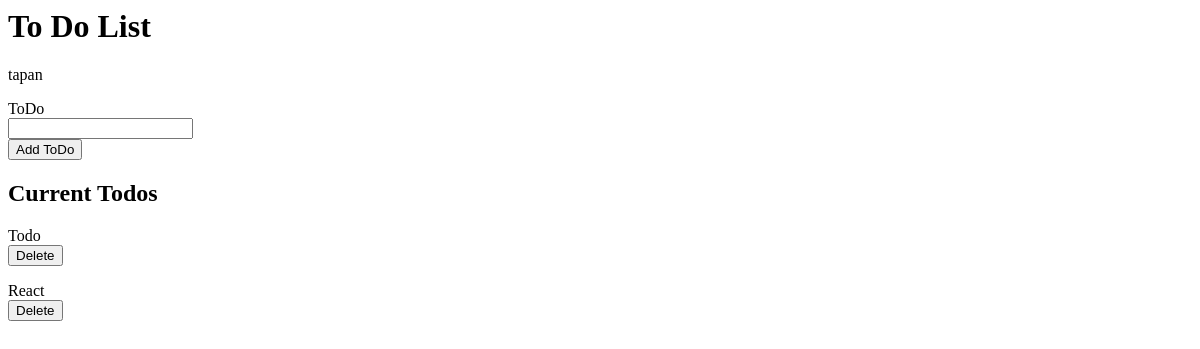
Before: /task/tapan/ (signed in) with the older database file.
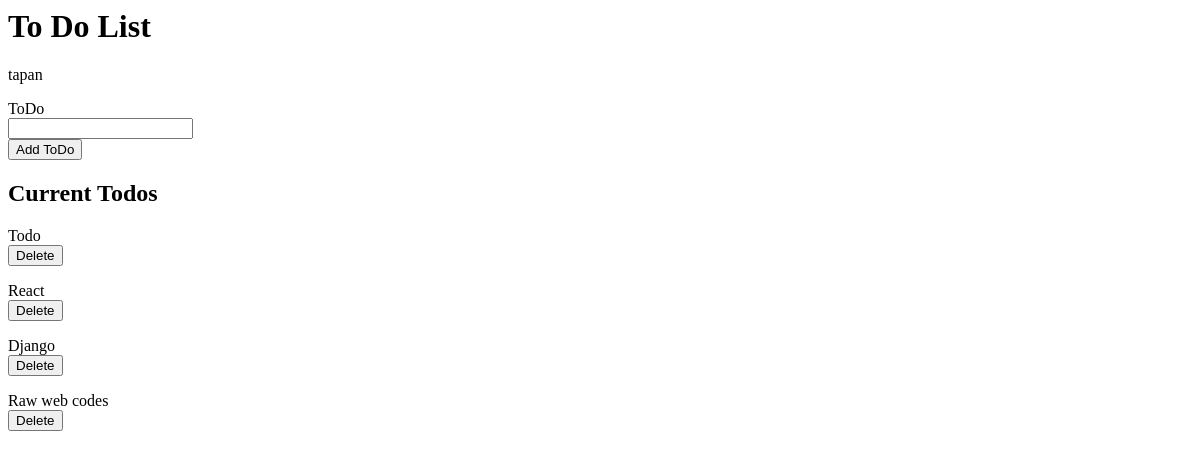
After: the same page with the newer database file.
### task/models.py (models this page shows, shortened)
class Task(models.Model):
	task_name=models.CharField(max_length=200)
	start_time=models.DateTimeField(null=True,blank=True)
	completed=models.BooleanField(blank=True,null=True)
	completed_time=models.DateTimeField(null=True,blank=True)

### task/views.py (the view)
# urls.py: path('<username>/',views.index,name='index'),
def index(request,username):
	task_obj=Task.objects.all()
	form=TaskForms()
	patterns={
		'task_index':task_obj,
		'forms':form,
	}
	return render(request,'task/index.html',patterns)

### task/forms.py
class TaskForms(forms.ModelForm):
	class Meta:
		model=Task
		fields=('task_name',)

### task/templates/task/index.html (shortened to what this page needs)
<h1>To Do List</h1>
<p>{{request.user.username}}</p>
<form action="{% url 'task:create' user.username %}" method="post">
	<label for="task" class="todo">ToDo</label>
	<div class="form_body">
		{{forms.task_name}}
	</div>
	<div class="add">
		<button type="submit">Add ToDo</button>
	</div>
</form>
<h2>Current Todos</h2>
{% for t in task_index %}
<div>{{t.task_name}}</div>
<form action="{% url 'task:delete' t.id user.username %}" method="post">
	<button>Delete</button>
</form>
{% endfor %}

Changed rows visible on the page:
added Task: task_name "Django"
added Task: task_name "Raw web codes"
